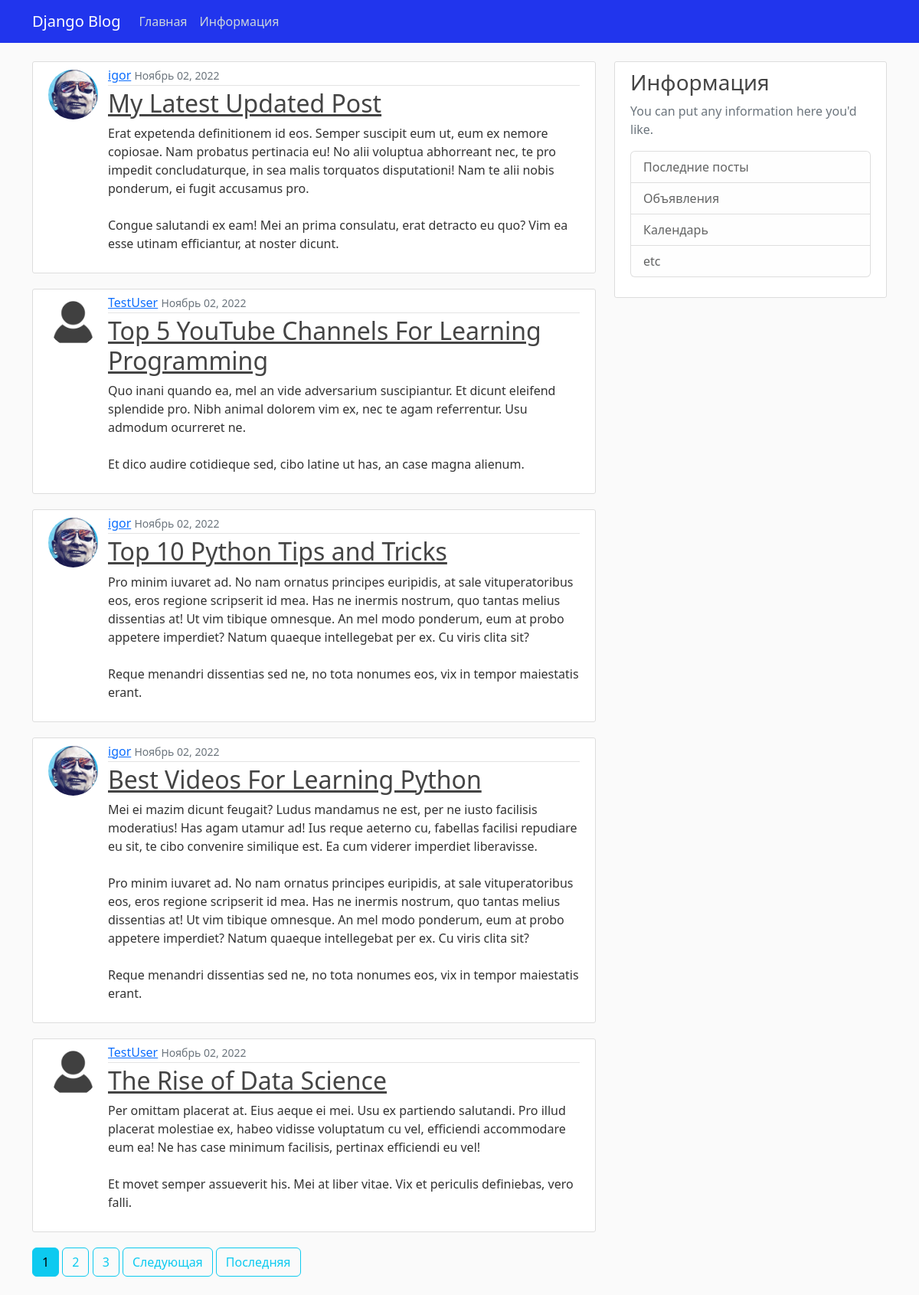
The page / on the database its author committed.
### my_blog/models.py (models this page shows, shortened)
class Post(models.Model):
    title = models.CharField(max_length=100, verbose_name='Заголовок')
    content = models.TextField(verbose_name='Содержание')
    data_posted = models.DateTimeField(default=timezone.now)
    author = models.ForeignKey(
        User,
        on_delete = models.CASCADE,
        related_name='my_posts'
    )
    likes = models.ManyToManyField(User, related_name='post')

### users/models.py (models this page shows, shortened)
class Profile(models.Model):
    user = models.OneToOneField(User, on_delete=models.CASCADE)
    image = models.ImageField(default='default.jpg', upload_to='profile_pics')

### my_blog/views.py (the view)
# urls.py: path('', views.PostListView.as_view(), name='blog-home'),
class PostListView(ListView):
    model = Post
    context_object_name = 'posts'
    template_name = 'my_blog/home.html'
    ordering = ['-data_posted']
    paginate_by = 5

### my_blog/templates/my_blog/home.html (shortened to what this page needs)
{% extends 'my_blog/base.html' %}
{% block content %}
{% for post in posts %}
<article class="media content-section">
    <img class="rounded-circle article-img" src="{{ post.author.profile.image.url }}" alt="">
    <div class="media-body" style="margin-left: 78px; margin-top: -70px;">
        <div class="article-metadata">
            <a class="mr-2" href="{% url 'user-posts' post.author.username %}">{{ post.author }}</a>
            <small class="text-muted">{{ post.data_posted | date:'F d, Y' }}</small>
        </div>
        <h2><a class="article-title" href="{% url 'post-detail' post.id %}">{{ post.title }}</a></h2>
        <p class="article-content">{{ post.content }}</p>
    </div>
</article>
{% endfor %}
{% if is_paginated %}
    {% for num in page_obj.paginator.page_range %}
        {% if page_obj.number == num %}
            <a class="btn btn-info mb-4" href="?page={{ num }}">{{ num }}</a>
        {% elif num > page_obj.number|add:'-3' and num < page_obj.number|add:'3'%}
            <a class="btn btn-outline-info mb-4" href="?page={{ num }}">{{ num }}</a>
        {% endif %}
    {% endfor %}
    {% if page_obj.has_next %}
        <a class="btn btn-outline-info mb-4" href="?page={{ page_obj.next_page_number }}">Следующая</a>
        <a class="btn btn-outline-info mb-4" href="?page={{ page_obj.paginator.num_pages }}">Последняя</a>
    {% endif %}
{% endif %}
{% endblock %}

### my_blog/templates/my_blog/base.html (shortened to what this page needs)
{% load static %}
<html lang="en">
<head>
    <link rel="stylesheet" href="https://cdn.jsdelivr.net/npm/bootstrap@5.2.2/dist/css/bootstrap.min.css">
    <link rel="stylesheet" href="https://cdn.jsdelivr.net/npm/bootstrap@5.2.2/dist/js/bootstrap.bundle.min.js">
    <link rel="stylesheet" type="text/css" href="{% static 'blog/css/main.css' %}">
</head>
<body>
    <header class="site-header">
        <nav class="navbar navbar-expand-md navbar-dark bg-steel fixed-top">
            <div class="container">
                <a class="navbar-brand mr-4" href="{% url 'blog-home' %}">Django Blog</a>
                <div class="collapse navbar-collapse" id="navbarToggle">
                    <div class="navbar-nav mr-auto">
                        <a class="nav-item nav-link" href="{% url 'blog-home' %}">Главная</a>
                        <a class="nav-item nav-link" href="{% url 'blog-about' %}">Информация</a>
                    </div>
                </div>
            </div>
        </nav>
    </header>
    <main role="main" class="container">
        <div class="row">
            <div class="col-md-8">
                {% block content %}{% endblock %}
            </div>
            <div class="col-md-4">
                <div class="content-section">
                    <h3>Информация</h3>
                    <p class='text-muted'>You can put any information here you'd like.
                    <ul class="list-group">
                        <li class="list-group-item list-group-item-light">Последние посты</li>
                        <li class="list-group-item list-group-item-light">Объявления</li>
                        <li class="list-group-item list-group-item-light">Календарь</li>
                        <li class="list-group-item list-group-item-light">etc</li>
                    </ul>
                    </p>
                </div>
            </div>
        </div>
    </main>
</body>
</html>

### my_blog/static/blog/css/main.css (style rules this page uses)
body { background: #fafafa; color: #333333; margin-top: 5rem; }
h1, h2, h3, h4, h5, h6 { color: #444444; }
ul { margin: 0; }
.bg-steel { background-color: #2135ed; }
.site-header .navbar-nav .nav-link { color: #cbd5db; }
.content-section { background: #ffffff; padding: 10px 20px; border: 1px solid #dddddd; border-radius: 3px; margin-bottom: 20px; }
.article-title { color: #444444; }
.article-content { white-space: pre-line; }
.article-img { height: 65px; width: 65px; margin-right: 16px; }
.article-metadata { padding-bottom: 1px; margin-bottom: 4px; border-bottom: 1px solid #e3e3e3 }

### rows shown on the page
Post: author.profile.image (picture), author "igor", data_posted "Ноябрь 02, 2022", title "My Latest Updated Post", content "Erat expetenda definitionem id eos. Semper suscipit eum ut, eum ex nemore copiosae. Nam probatus pertinacia eu! No alii voluptua abhorreant nec, te pro impedit concludaturque, in sea malis torquatos disputationi! Nam te alii nobis ponderum, ei fugit accusamus pro. Congue salutandi ex eam! Mei an prima consulatu, erat detracto eu quo? Vim ea esse utinam efficiantur, at noster dicunt."
Post: author.profile.image (placeholder picture), author "TestUser", data_posted "Ноябрь 02, 2022", title "Top 5 YouTube Channels For Learning Programming", content "Quo inani quando ea, mel an vide adversarium suscipiantur. Et dicunt eleifend splendide pro. Nibh animal dolorem vim ex, nec te agam referrentur. Usu admodum ocurreret ne. Et dico audire cotidieque sed, cibo latine ut has, an case magna alienum."
Post: author.profile.image (picture), author "igor", data_posted "Ноябрь 02, 2022", title "Top 10 Python Tips and Tricks", content "Pro minim iuvaret ad. No nam ornatus principes euripidis, at sale vituperatoribus eos, eros regione scripserit id mea. Has ne inermis nostrum, quo tantas melius dissentias at! Ut vim tibique omnesque. An mel modo ponderum, eum at probo appetere imperdiet? Natum quaeque intellegebat per ex. Cu viris clita sit? Reque menandri dissentias sed ne, no tota nonumes eos, vix in tempor maiestatis erant."
Post: author.profile.image (picture), author "igor", data_posted "Ноябрь 02, 2022", title "Best Videos For Learning Python", content "Mei ei mazim dicunt feugait? Ludus mandamus ne est, per ne iusto facilisis moderatius! Has agam utamur ad! Ius reque aeterno cu, fabellas facilisi repudiare eu sit, te cibo convenire similique est. Ea cum viderer imperdiet liberavisse. Pro minim iuvaret ad. No nam ornatus principes euripidis, at sale vituperatoribus eos, eros regione scripserit id mea. Has ne inermis nostrum, quo tantas melius dissentias at! Ut vim tibique omnesque. An mel modo ponderum, eum at probo appetere imperdiet? Natum quaeque intellegebat per ex. Cu viris clita sit? Reque menandri dissentias sed ne, no tota nonumes eos, vix in tempor maiestatis erant."
Post: author.profile.image (placeholder picture), author "TestUser", data_posted "Ноябрь 02, 2022", title "The Rise of Data Science", content "Per omittam placerat at. Eius aeque ei mei. Usu ex partiendo salutandi. Pro illud placerat molestiae ex, habeo vidisse voluptatum cu vel, efficiendi accommodare eum ea! Ne has case minimum facilisis, pertinax efficiendi eu vel! Et movet semper assueverit his. Mei at liber vitae. Vix et periculis definiebas, vero falli."

### other values the page prints
{{ num }} "1"
{{ num }} "2" "3"
